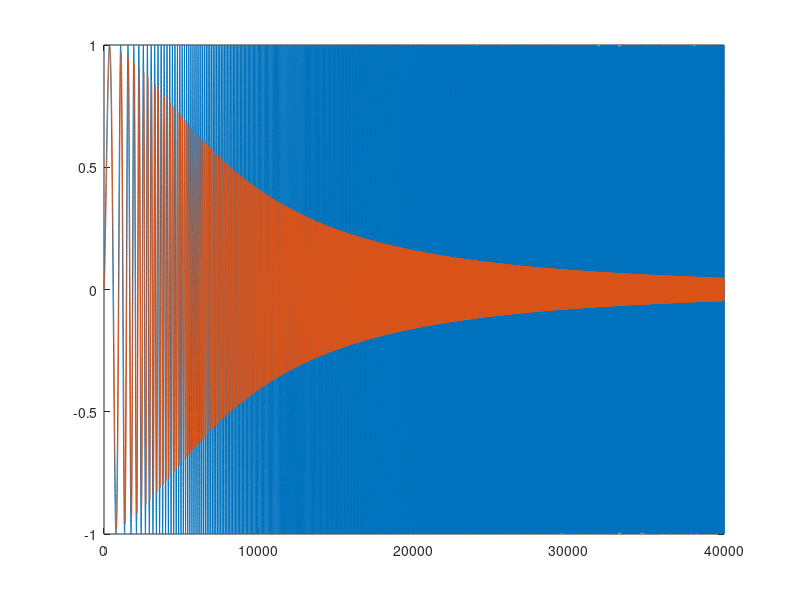
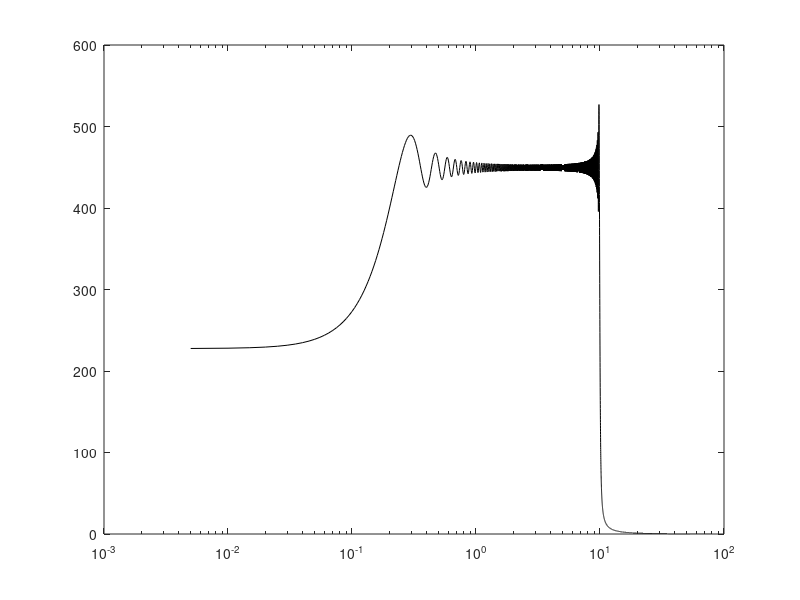

MATLAB code for these plots, in order: (Note: this script raises an error after producing the figures.)
close all

T = 200;
sample_size = 200;
t = linspace(0,T,T*sample_size);
fmin = 0.1;
fmax = 10;

tau = t/T;

%Tukey window
%win = tukeywin(T*sample_size, 0.20);
win = 1;

%linear
f = 2*pi*((fmax-fmin).* t/T*0.5 + fmin).*t;

%exponential
%k = (fmax/fmin).^(1/T);
%f = 2*pi*fmin*((k.^t-1)./log(k));

u = sin(f);


figure(1);
plot(u.*win');
hold on;

v = fft(u'.*win);

w = linspace(0,sample_size, T*sample_size);

w = w(1:end/2);
v = v(1:end/2);

figure(2);
semilogx(w, abs(v), 'k-');
hold on;

%% test on a generic model

L = [1];
M = [0.005 0.15 1];

G = tf(L,M)

sfreq = sample_size;

src = lsim(G, u.*win', t);

figure(1);
plot(src);

vsrc = fft(src);
vsrc = vsrc(1:fmax*T);
w2 = w(1:fmax*T);
v2 = v(1:fmax*T);

figure(3)
plot(d,'b-')

figure(2);
semilogx(w2, abs(vsrc), 'b-');


d = vsrc./v2;
M = 20*log10(abs(d));
ph = 180/pi*angle(d);

figure(4);
subplot(2,1,1);
semilogx(w2, M, 'k-');
grid;

subplot(2,1,2);
semilogx(w2, ph,'k-');
grid;